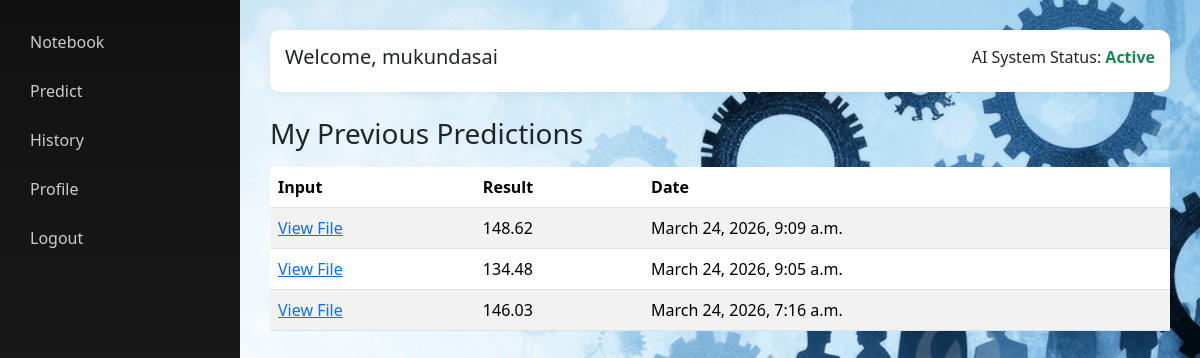
Page /my-predictions/ (signed in) on the committed database.
### dashboard/models.py (models this page shows, shortened)
class BasePrediction(models.Model):
    user = models.ForeignKey(User,on_delete=models.CASCADE,related_name="predictions")
    input_data = models.JSONField(null=True, blank=True)
    input_file = models.FileField(upload_to='inputs/', null=True, blank=True)
    predicted_class = models.CharField(max_length=255)
    confidence = models.FloatField(null=True, blank=True)
    created_at = models.DateTimeField(auto_now_add=True, db_index=True)
    class Meta:
        abstract = True
        ordering = ['-created_at']

class Prediction(BasePrediction):
    pass

### dashboard/views.py (the view)
# urls.py: path('my-predictions/', dash_views.my_predictions, name='my_predictions'),
@login_required
def my_predictions(request):
    predictions = Prediction.objects.filter(user=request.user)
    return render(request, 'dashboard/my_predictions.html', {'predictions': predictions})

### templates/dashboard/my_predictions.html
{% extends 'dashboard/base_dashboard.html' %}
{% block content %}
<h3>My Previous Predictions</h3>
<table class="table table-striped mt-3">
    <thead>
        <tr>
            <th>Input</th>
            <th>Result</th>
            <th>Date</th>
        </tr>
    </thead>
    <tbody>
    {% for p in predictions %}
        <tr>
            <td>
                {% if p.input_data %}
                    {{ p.input_data }}
                {% elif p.input_file %}
                    <a href="{{ p.input_file.url }}" target="_blank">View File</a>
                {% else %}
                    -
                {% endif %}
            </td>
            <td>{{ p.predicted_class }}</td>
            <td>{{ p.created_at }}</td>
        </tr>
    {% empty %}
        <tr>
            <td colspan="3" class="text-center">No predictions found</td>
        </tr>
    {% endfor %}
    </tbody>
</table>
{% endblock %}

### templates/dashboard/base_dashboard.html (shortened to what this page needs)
<!DOCTYPE html>
<html>
<head>
    <link href="https://cdn.jsdelivr.net/npm/bootstrap@5.3.2/dist/css/bootstrap.min.css" rel="stylesheet">
    <link rel="stylesheet" href="https://cdnjs.cloudflare.com/ajax/libs/font-awesome/6.5.0/css/all.min.css">
</head>
<body>
<div class="sidebar">
    <a href="{% url 'dashboard' %}">Notebook</a>
    <a href="{% url 'predict' %}">Predict</a>
    <a href="{% url 'history' %}">History</a>
    <a href="{% url 'profile' %}">Profile</a>
    <a href="{% url 'logout' %}">Logout</a>
</div>
<div class="main-content">
    <div class="topbar d-flex justify-content-between">
        <h5>Welcome, {{ request.user.username }}</h5>
        <span>AI System Status: <b class="text-success">Active</b></span>
    </div>
    {% block content %}{% endblock %}
</div>
</body>
</html>

### templates/dashboard/base_dashboard.html (style rules this page uses)
body { background: url("/static/images/bg.jpg") no-repeat center center fixed; background-size: cover; background-color: #f5f7fa; }
.sidebar { height: 100vh; background: linear-gradient(180deg, #111, #222); color: white; padding: 20px; position: fixed; width: 240px; }
.sidebar a { display: block; padding: 10px; color: #ccc; text-decoration: none; border-radius: 5px; margin-bottom: 5px; }
.main-content { margin-left: 240px; padding: 30px; }
.topbar { background: white; padding: 15px; border-radius: 10px; box-shadow: 0px 2px 10px rgba(0,0,0,0.05); margin-bottom: 25px; }

### rows in the picture
Prediction: predicted_class "148.62", created_at "March 24, 2026, 9:09 a.m."
Prediction: predicted_class "134.48", created_at "March 24, 2026, 9:05 a.m."
Prediction: predicted_class "146.03", created_at "March 24, 2026, 7:16 a.m."

### other values in the picture
{{ request.user.username }} "mukundasai"
